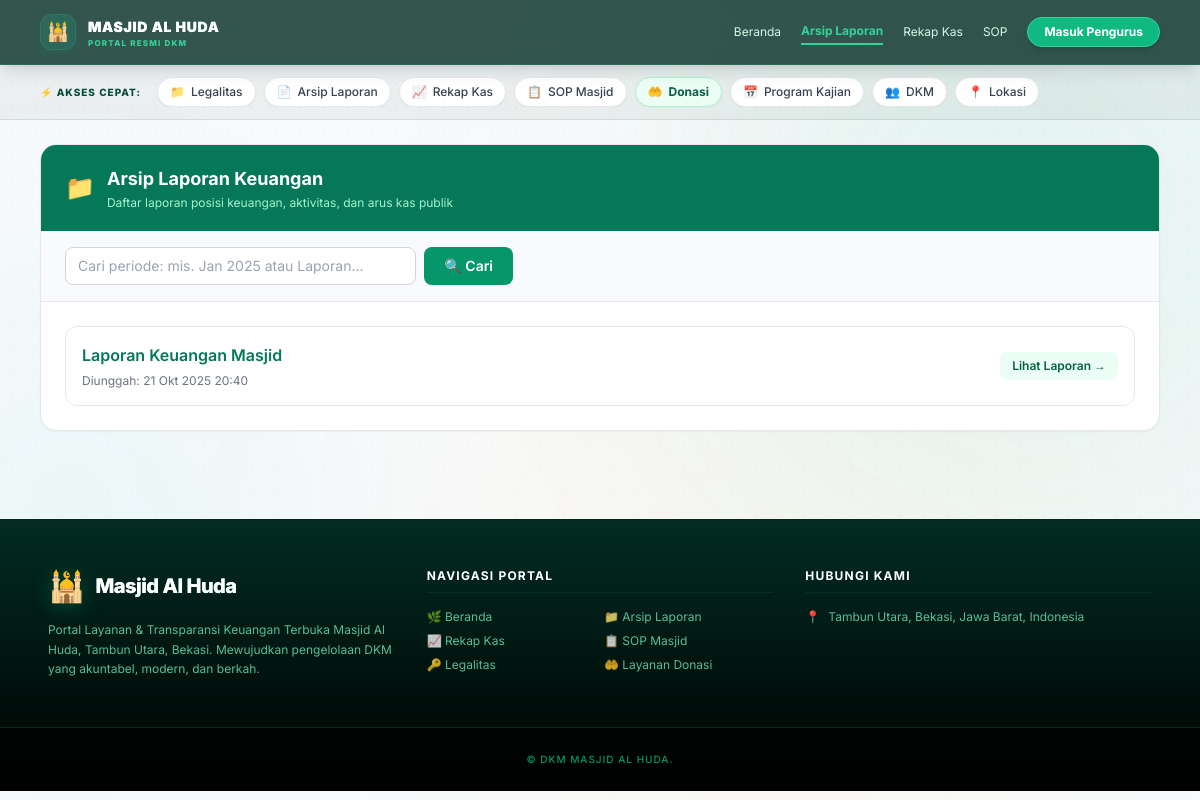
The app's page /arsip/, older data.
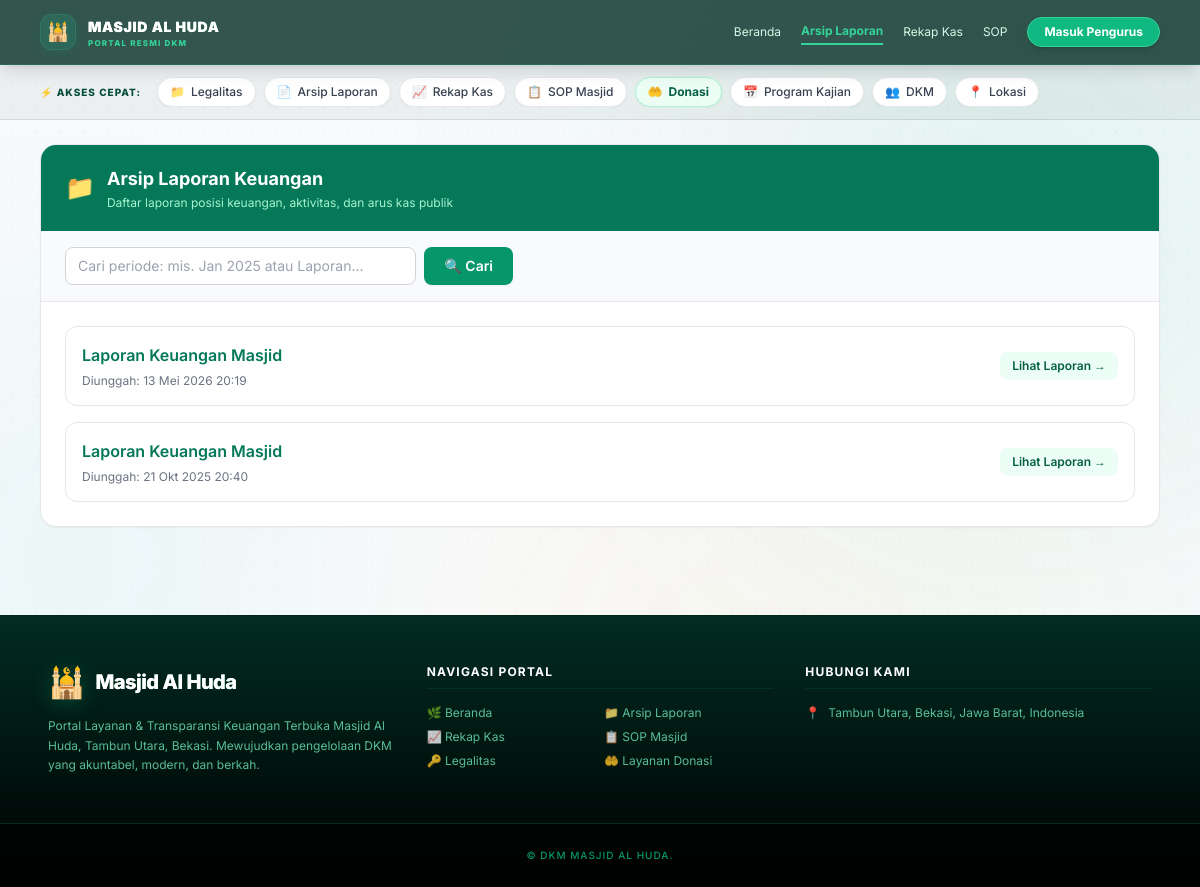
The same page, newer data.
### core/models.py (models this page shows, shortened)
class ReportFile(models.Model):
    mosque = models.ForeignKey(Mosque, on_delete=models.CASCADE, related_name='reports')
    title = models.CharField(max_length=150, default='Laporan Keuangan Masjid')
    file = models.FileField(upload_to='reports/')
    period = models.CharField(max_length=20, blank=True)
    uploaded_at = models.DateTimeField(auto_now_add=True)
    is_public = models.BooleanField(default=True)
    sha256 = models.CharField(max_length=64, editable=False, blank=True)
    sheet_map = {
        'LPK': 'Laporan Posisi Keuangan',
        'LAK': 'Laporan Aktivitas',
        'ArusKas': 'Laporan Arus Kas',
        'TB': 'Neraca Saldo',
        'BukuBesar': 'Buku Besar',
    }

### core/views.py (the view)
# urls.py: path('arsip/', views.report_archive, name='report_archive'),
def report_archive(request):
    search = request.GET.get('periode', '').strip()
    reports = ReportFile.objects.filter(is_public=True).order_by('-uploaded_at')
    if search:
        reports = reports.filter(period__icontains=search)
    return render(request, 'public/archive.html', {'reports': reports, 'search': search})

### core/templates/public/archive.html (shortened to what this page needs)
{% extends 'base.html' %}
{% block content %}
<div class="bg-white rounded-2xl border border-gray-200 shadow-sm overflow-hidden">
  <div class="bg-emerald-700 px-6 py-5 flex items-center justify-between">
    <div class="flex items-center gap-3">
      <span class="text-2xl">📁</span>
      <div>
        <h1 class="text-lg font-bold text-white">Arsip Laporan Keuangan</h1>
        <p class="text-emerald-200 text-xs mt-0.5">Daftar laporan posisi keuangan, aktivitas, dan arus kas publik</p>
      </div>
    </div>
  </div>
  <div class="px-6 py-4 border-b bg-gray-50">
    <form method="get" class="flex gap-2 max-w-md">
      <input type="text" name="periode" value="{{ search }}" placeholder="Cari periode: mis. Jan 2025 atau Laporan..."
             class="flex-1 border border-gray-300 rounded-lg px-3 py-2 text-sm focus:outline-none focus:border-emerald-500 focus:ring-2 focus:ring-emerald-100 transition" />
      <button type="submit"
              class="px-5 py-2 rounded-lg bg-emerald-600 hover:bg-emerald-700 text-white text-sm font-semibold transition shadow-sm">
        🔍 Cari
      </button>
    </form>
  </div>
  <div class="p-6">
    {% if reports %}
      <div class="grid gap-4">
        {% for r in reports %}
          <div class="p-4 border border-gray-200 rounded-xl hover:border-emerald-300 hover:bg-emerald-50/20 transition flex items-center justify-between gap-4">
            <div class="min-w-0">
              <a href="{% url 'report_public_detail' r.pk %}"
                 class="text-emerald-700 font-semibold hover:underline text-sm md:text-base block truncate">
                {{ r.title }}
              </a>
              <div class="flex flex-wrap items-center gap-x-3 gap-y-1 text-xs text-gray-500 mt-1.5">
                <span>Diunggah: {{ r.uploaded_at|date:"d M Y H:i" }}</span>
              </div>
            </div>
            <div class="flex items-center gap-3 shrink-0">
              <a href="{% url 'report_public_detail' r.pk %}"
                 class="inline-flex items-center gap-1 px-3 py-1.5 bg-emerald-50 hover:bg-emerald-100 text-emerald-800 rounded-lg text-xs font-semibold transition">
                Lihat Laporan →
              </a>
            </div>
          </div>
        {% endfor %}
      </div>
    {% endif %}
  </div>
</div>
{% endblock %}

Row changes from the older to the newer data that the page shows:
added ReportFile: title "Laporan Keuangan Masjid", uploaded_at "13 Mei 2026 20:19"
